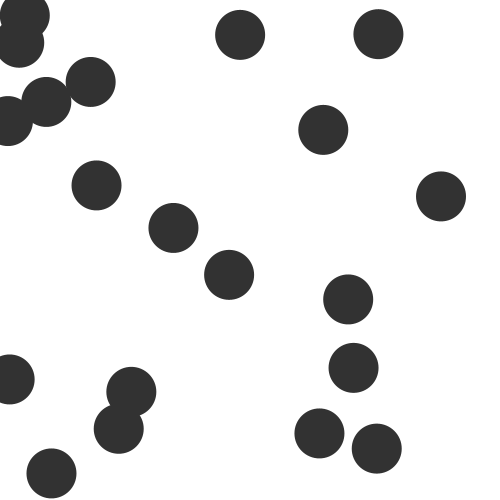
Frame 1 (no input)
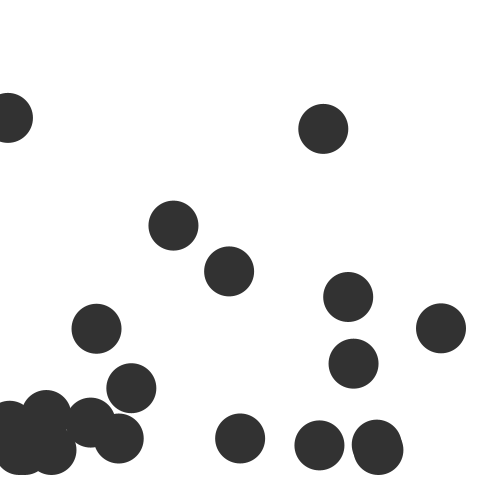
Frame 60 (the mouse pressed at the canvas centre just before this capture)
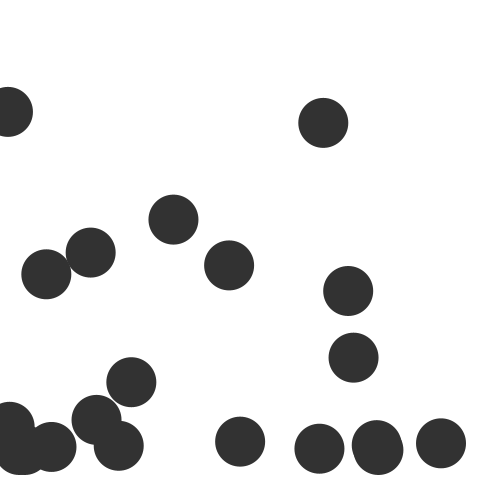
Frame 120 (the mouse held since frame 60 and released just before this capture)

The Processing sketch that drew these frames (run headless with seeded random() and noise(); from frame 60 on, the mouse is pressed at the canvas centre):

// Processing sketch: processing_106027
// ── processing_106027.pde

int numCircles = 20;
float[] circleX = new float [numCircles];
float[] circleY = new float [numCircles];
float[] velocity = new float [numCircles];

int dia = 50;
float gravity = 0.2;

void setup () {
  size (500, 500);
  smooth();
  noStroke();
  background(255);

  for (int i=0; i<numCircles; i++) {
    circleX[i]=random(width);
    circleY[i]=random(height);
    velocity[i]=random(1, 5);
  }
}

void draw () {
  background (255);
  fill (50);

  circle();
}  

void circle() {

  for (int i=0; i<numCircles; i++) {
    ellipse (circleX[i], circleY[i], dia, dia);
    circleY[i] += velocity[i];
    velocity[i] += gravity;

    if (circleY[i]> height-dia||circleY[i]<dia) {
      circleY[i]= height-dia;
      velocity[i] = velocity[i] * -0.75;
    }
  }

  for (int i=0; i<numCircles; i++) {
    for (int j=0; j<i+1; j++) {
      if (dist(circleX[i], circleY[i], circleX[i], circleY[i]) < dia) {
        velocity[i] *= -1;
      }
    }
  }
}
